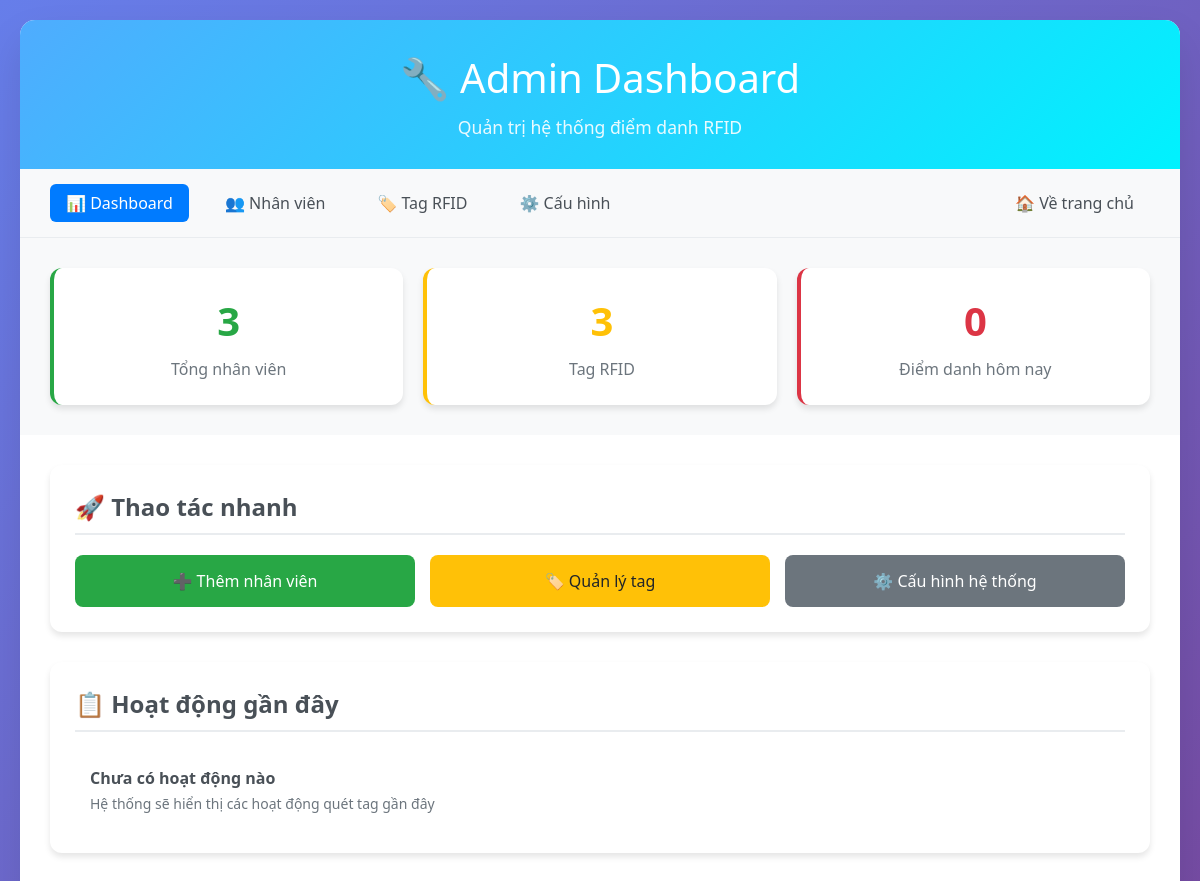
/admin, run on an earlier commit of the app's database.
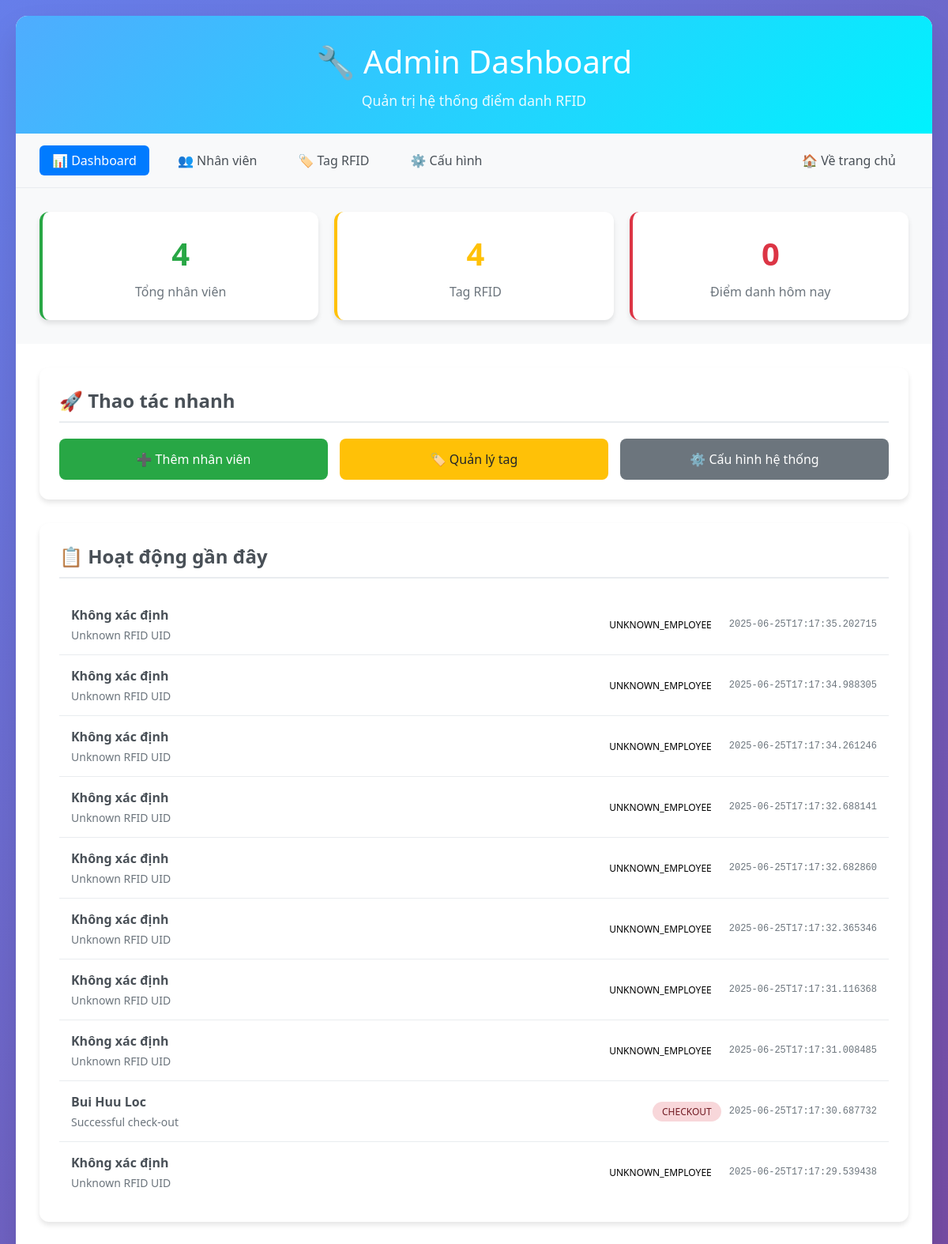
And on a later commit of the database.
### tables this page shows
CREATE TABLE rfid_scan_logs (
            id INTEGER PRIMARY KEY AUTOINCREMENT,
            employee_id INTEGER,
            rfid_uid TEXT NOT NULL,
            timestamp TEXT NOT NULL,
            reader_id TEXT NOT NULL,
            status TEXT NOT NULL,
            note TEXT,
            FOREIGN KEY (employee_id) REFERENCES employees (id)
        );

CREATE TABLE employees (
            id INTEGER PRIMARY KEY AUTOINCREMENT,
            name TEXT NOT NULL,
            employee_code TEXT UNIQUE,
            department TEXT,
            position TEXT,
            email TEXT,
            phone TEXT,
            is_active BOOLEAN DEFAULT 1,
            created_at TEXT DEFAULT CURRENT_TIMESTAMP,
            updated_at TEXT DEFAULT CURRENT_TIMESTAMP
        );

### app.py (the view)
@app.route('/admin')
def admin_dashboard():
    conn = sqlite3.connect('checkins.db')
    total_employees = conn.execute('SELECT COUNT(*) FROM employees WHERE is_active = 1').fetchone()[0]
    total_tags = conn.execute('SELECT COUNT(*) FROM employee_tags WHERE is_active = 1').fetchone()[0]
    today_attendance = conn.execute('''
        SELECT COUNT(*) FROM attendances
        WHERE date = ? AND check_in_time IS NOT NULL
    ''', (datetime.now().strftime('%Y-%m-%d'),)).fetchone()[0]
    recent_logs = conn.execute('''
        SELECT sl.timestamp, e.name, sl.status, sl.note
        FROM rfid_scan_logs sl
        LEFT JOIN employees e ON sl.employee_id = e.id
        ORDER BY sl.timestamp DESC
        LIMIT 10
    ''').fetchall()
    conn.close()
    return render_template('admin/dashboard.html',
                         total_employees=total_employees,
                         total_tags=total_tags,
                         today_attendance=today_attendance,
                         recent_logs=recent_logs)

### templates/admin/dashboard.html (shortened to what this page needs)
<!DOCTYPE html>
<html lang="vi">
  <head>
  </head>
  <body>
    <div class="container">
      <div class="header">
        <h1>🔧 Admin Dashboard</h1>
        <p>Quản trị hệ thống điểm danh RFID</p>
      </div>
      <div class="nav">
        <a href="/admin" class="active">📊 Dashboard</a>
        <a href="/admin/employees">👥 Nhân viên</a>
        <a href="/admin/tags">🏷️ Tag RFID</a>
        <a href="/admin/config">⚙️ Cấu hình</a>
        <a href="/" style="margin-left: auto">🏠 Về trang chủ</a>
      </div>
      <div class="stats-grid">
        <div class="stat-card employees">
          <div class="stat-number">{{ total_employees }}</div>
          <div class="stat-label">Tổng nhân viên</div>
        </div>
        <div class="stat-card tags">
          <div class="stat-number">{{ total_tags }}</div>
          <div class="stat-label">Tag RFID</div>
        </div>
        <div class="stat-card attendance">
          <div class="stat-number">{{ today_attendance }}</div>
          <div class="stat-label">Điểm danh hôm nay</div>
        </div>
      </div>
      <div class="content">
        <div class="section">
          <h2>🚀 Thao tác nhanh</h2>
          <div class="quick-actions">
            <a href="/admin/employees" class="action-btn employees"
              >➕ Thêm nhân viên</a
            >
            <a href="/admin/tags" class="action-btn tags">🏷️ Quản lý tag</a>
            <a href="/admin/config" class="action-btn config"
              >⚙️ Cấu hình hệ thống</a
            >
          </div>
        </div>
        <div class="section">
          <h2>📋 Hoạt động gần đây</h2>
          <ul class="activity-list">
            {% for log in recent_logs %}
            <li class="activity-item">
              <div class="activity-info">
                <div class="activity-name">
                  {{ log[1] or 'Không xác định' }}
                </div>
                <div class="activity-details">
                  {{ log[3] or 'Không có ghi chú' }}
                </div>
              </div>
              <div style="display: flex; align-items: center; gap: 10px">
                <span class="status-badge status-{{ log[2] }}"
                  >{{ log[2] }}</span
                >
                <span class="activity-time">{{ log[0] }}</span>
              </div>
            </li>
            {% else %}
            <li class="activity-item">
              <div class="activity-info">
                <div class="activity-name">Chưa có hoạt động nào</div>
                <div class="activity-details">
                  Hệ thống sẽ hiển thị các hoạt động quét tag gần đây
                </div>
              </div>
            </li>
            {% endfor %}
          </ul>
        </div>
      </div>
    </div>
  </body>
</html>

### templates/admin/dashboard.html (style rules this page uses)
* { margin: 0; padding: 0; box-sizing: border-box; }
body { font-family: "Segoe UI", Tahoma, Geneva, Verdana, sans-serif; background: linear-gradient(135deg, #667eea 0%, #764ba2 100%); min-height: 100vh; padding: 20px; }
.container { max-width: 1400px; margin: 0 auto; background: white; border-radius: 15px; box-shadow: 0 20px 40px rgba(0, 0, 0, 0.1); overflow: hidden; }
.header { background: linear-gradient(135deg, #4facfe 0%, #00f2fe 100%); color: white; padding: 30px; text-align: center; }
.header h1 { font-size: 2.5em; margin-bottom: 10px; font-weight: 300; }
.header p { font-size: 1.1em; opacity: 0.9; }
.nav { background: #f8f9fa; padding: 15px 30px; border-bottom: 1px solid #e9ecef; display: flex; gap: 20px; align-items: center; flex-wrap: wrap; }
.nav a { text-decoration: none; color: #495057; padding: 8px 16px; border-radius: 6px; transition: all 0.3s ease; font-weight: 500; }
.nav a.active { background: #007bff; color: white; }
.stats-grid { display: grid; grid-template-columns: repeat(auto-fit, minmax(250px, 1fr)); gap: 20px; padding: 30px; background: #f8f9fa; }
.stat-card { background: white; padding: 25px; border-radius: 12px; text-align: center; box-shadow: 0 4px 6px rgba(0, 0, 0, 0.1); border-left: 4px solid #007bff; }
.stat-card.employees { border-left-color: #28a745; }
.stat-card.tags { border-left-color: #ffc107; }
.stat-card.attendance { border-left-color: #dc3545; }
.stat-number { font-size: 2.5em; font-weight: bold; color: #007bff; margin-bottom: 10px; }
.stat-card.employees .stat-number { color: #28a745; }
.stat-card.tags .stat-number { color: #ffc107; }
.stat-card.attendance .stat-number { color: #dc3545; }
.stat-label { color: #6c757d; font-size: 16px; font-weight: 500; }
.content { padding: 30px; }
.section { background: white; border-radius: 12px; padding: 25px; margin-bottom: 30px; box-shadow: 0 4px 6px rgba(0, 0, 0, 0.1); }
.section h2 { color: #495057; margin-bottom: 20px; font-size: 1.5em; border-bottom: 2px solid #e9ecef; padding-bottom: 10px; }
.activity-list { list-style: none; }
.activity-item { padding: 15px; border-bottom: 1px solid #e9ecef; display: flex; justify-content: space-between; align-items: center; }
.activity-item:last-child { border-bottom: none; }
.activity-info { flex: 1; }
.activity-name { font-weight: 600; color: #495057; margin-bottom: 5px; }
.activity-details { color: #6c757d; font-size: 14px; }
.activity-time { color: #6c757d; font-size: 12px; font-family: "Courier New", monospace; }
.status-badge { padding: 4px 12px; border-radius: 20px; font-size: 12px; font-weight: 500; text-transform: uppercase; }
.status-checkout { background: #f8d7da; color: #721c24; }
.quick-actions { display: grid; grid-template-columns: repeat(auto-fit, minmax(200px, 1fr)); gap: 15px; margin-top: 20px; }
.action-btn { display: block; padding: 15px 20px; background: #007bff; color: white; text-decoration: none; border-radius: 8px; text-align: center; font-weight: 500; transition: all 0.3s ease; }
.action-btn.employees { background: #28a745; }
.action-btn.tags { background: #ffc107; color: #212529; }
.action-btn.config { background: #6c757d; }

What changed in the data, as far as the page shows it:
added rfid_scan_logs: log "Không xác định", note "Unknown RFID UID", status "UNKNOWN_EMPLOYEE", timestamp "2025-06-25T17:17:35.202715"
added rfid_scan_logs: log "Không xác định", note "Unknown RFID UID", status "UNKNOWN_EMPLOYEE", timestamp "2025-06-25T17:17:34.988305"
added rfid_scan_logs: log "Không xác định", note "Unknown RFID UID", status "UNKNOWN_EMPLOYEE", timestamp "2025-06-25T17:17:34.261246"
added rfid_scan_logs: log "Không xác định", note "Unknown RFID UID", status "UNKNOWN_EMPLOYEE", timestamp "2025-06-25T17:17:32.688141"
added rfid_scan_logs: log "Không xác định", note "Unknown RFID UID", status "UNKNOWN_EMPLOYEE", timestamp "2025-06-25T17:17:32.682860"
added rfid_scan_logs: log "Không xác định", note "Unknown RFID UID", status "UNKNOWN_EMPLOYEE", timestamp "2025-06-25T17:17:32.365346"
added rfid_scan_logs: log "Không xác định", note "Unknown RFID UID", status "UNKNOWN_EMPLOYEE", timestamp "2025-06-25T17:17:31.116368"
added rfid_scan_logs: log "Không xác định", note "Unknown RFID UID", status "UNKNOWN_EMPLOYEE", timestamp "2025-06-25T17:17:31.008485"
added rfid_scan_logs: name "Bui Huu Loc", note "Successful check-out", status "CHECKOUT", timestamp "2025-06-25T17:17:30.687732"
added rfid_scan_logs: log "Không xác định", note "Unknown RFID UID", status "UNKNOWN_EMPLOYEE", timestamp "2025-06-25T17:17:29.539438"
Also different on the page:
{{ total_employees }}: "3" → "4"
{{ total_tags }}: "3" → "4"
text no longer shown: "Chưa có hoạt động nào Hệ thống sẽ hiển thị các hoạt động quét tag gần đây"
